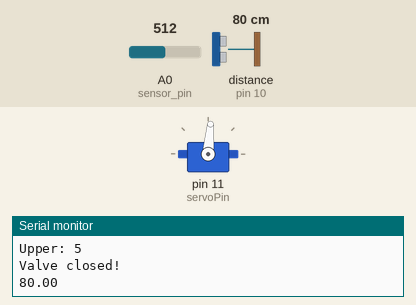
Recording of a sketch running on a simulated Arduino Uno, built with avr-gcc and run on an emulated ATmega328P. Shown: servo, the last lines printed to the serial monitor. Wiring (inferred from the names in the program): ultrasonic range finder: trigger pin 9; echo pin 10. The inputs (shaded band) are chosen by the test bench; at power-on: distance to the obstacle (sensor on pin 10) 80 cm, A0 (sensor_pin) = 512. The echo pulse lasts 58.3 µs per cm.

Above: at 1.9 s.
2.0 s: distance to the obstacle (sensor on pin 10) set to 12 cm
4.5 s: distance to the obstacle (sensor on pin 10) set to 9 cm
At 6.3 s:
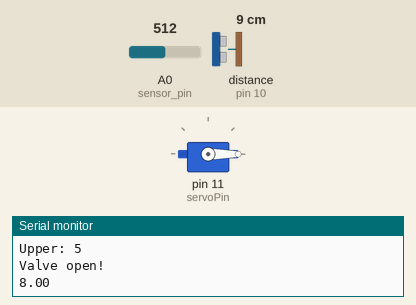
7.1 s: distance to the obstacle (sensor on pin 10) set to 18 cm
At 10.0 s:
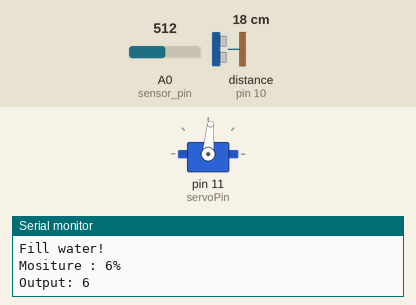
10.4 s: distance to the obstacle (sensor on pin 10) set to 2 cm
At 13.3 s:
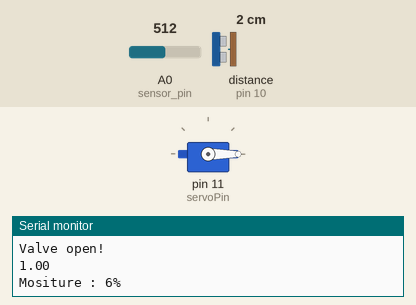
Timing chart, 0 to 14.7 s (numbered marks = the images above; inputs shaded):
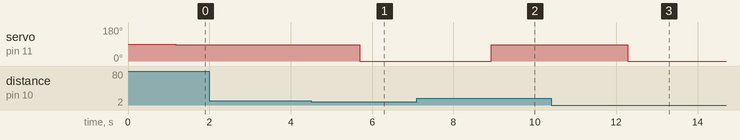

Measured:
- the behaviour switches between 11 and 10 cm on distance to the obstacle (sensor on pin 10) (found by bisection; images 0 and 1)
- after the input at 4.5 s, servo on pin 11 (servoPin): 85° → 0° after 1.2 s
- after the input at 7.1 s, servo on pin 11 (servoPin): 0° → 85° after 1.8 s
- after the input at 10.4 s, servo on pin 11 (servoPin): 85° → 0° after 1.9 s

The sketch:

auto_irrigate.ino
```cpp
#include <Servo.h>

//ultrasonic
long duration;
float distance;
const int trigPin = 9;
const int echoPin = 10;

//moisture
int sensor_pin = A0;
int output_value;

//servo
Servo servo;
int angle = 0;
int servoPin = 11;
int r;

//levels
int upper = 5;
int lower = 10;
int correct_moisture = 20;
int check = 1;

void setup() {
  //setup for servo
  servo.attach(servoPin);

  //setup for ultrasonic
  pinMode(trigPin, OUTPUT);
  pinMode(echoPin, INPUT);

  //setup for moisture sensor

  Serial.begin(9600);

}

void loop() {
  // put your main code here, to run repeatedly:
  distance = checkwaterlevel();
  Serial.println(distance);
  delay(1000);
  if(distance > lower) {
    handlewaterlevel_led();
  }
  else{
    r=1;
  }
  output_value = analogRead(sensor_pin);
  output_value = map(output_value,550,0,0,100);
  Serial.print("Mositure : ");
  Serial.print(output_value);
  Serial.println("%");
  Serial.print("Output: ");
  Serial.println(output_value);
  Serial.print("Correct: ");
  Serial.println(correct_moisture);
  Serial.print("Distance: ");
  Serial.println(distance);
  Serial.print("Lower: ");
  Serial.println(lower);
  Serial.print("Upper: ");
  Serial.println(upper);

  if(output_value < correct_moisture && distance<lower) {
    //0 for clockwise
    //1 for anticlockwise
    //servo.write(20);
    r=1;
    //delay(100);
    Serial.println("Valve open!");
    servo.write(-85);
  }
  else {
  //servo.write(85);
  r=0;
  delay(100);
    Serial.println("Valve closed!");
    servo.write(85);
  }
  /*if(r=1)
  {
    servo.write(30);
  }
  else
  {
    servo.write(-30);
  }*/
}

int checkwaterlevel() {
  digitalWrite(trigPin, LOW);
  delayMicroseconds(2);
  // Sets the trigPin on HIGH state for 10 micro seconds
  digitalWrite(trigPin, HIGH);
  delayMicroseconds(10);
  digitalWrite(trigPin, LOW);
  // Reads the echoPin, returns the sound wave travel time in microseconds
  duration = pulseIn(echoPin, HIGH);
  // Calculating the distance
  distance= duration/29/2;
  return distance;
}

void handlewaterlevel_led() {
    //fill water manually until the LED switches off
    if(distance > upper) {
      Serial.println("Fill water!");
      r=0;
      delay(50);
      //distance = checkwaterlevel();
    }
    //led should switch off
}
```
